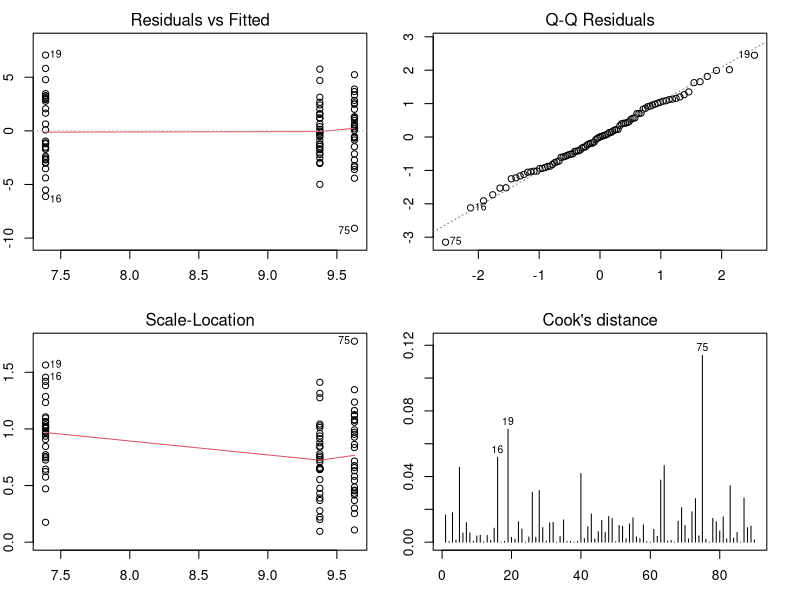
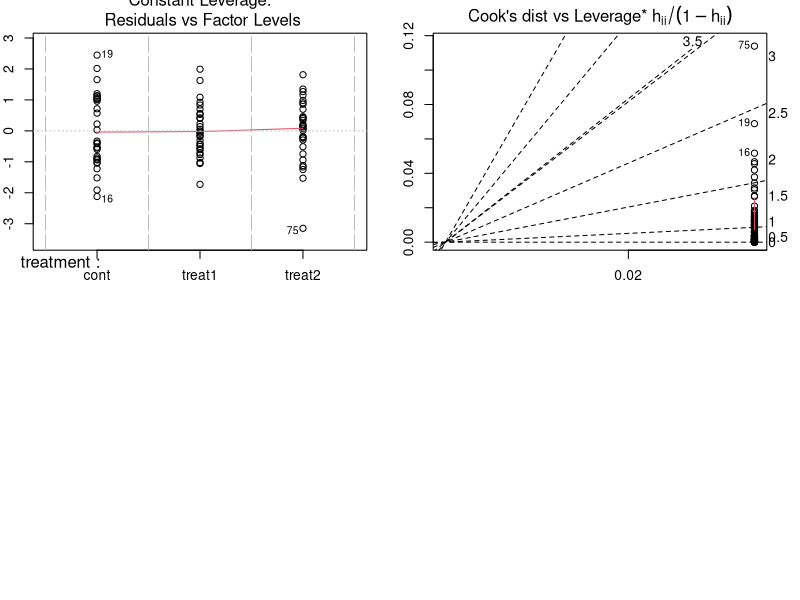
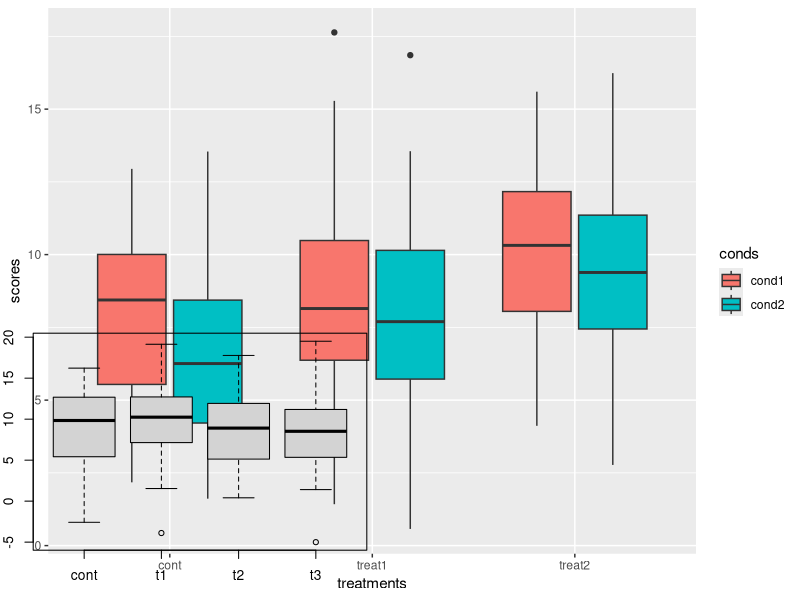
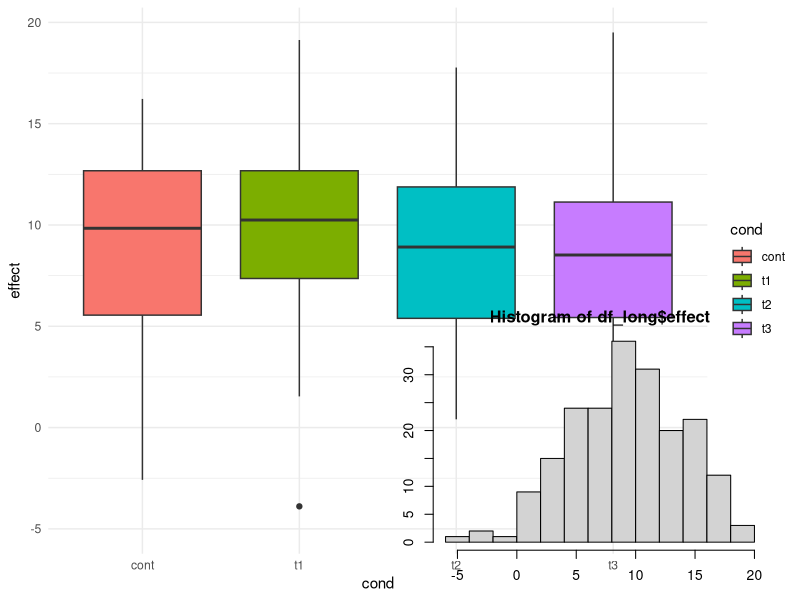
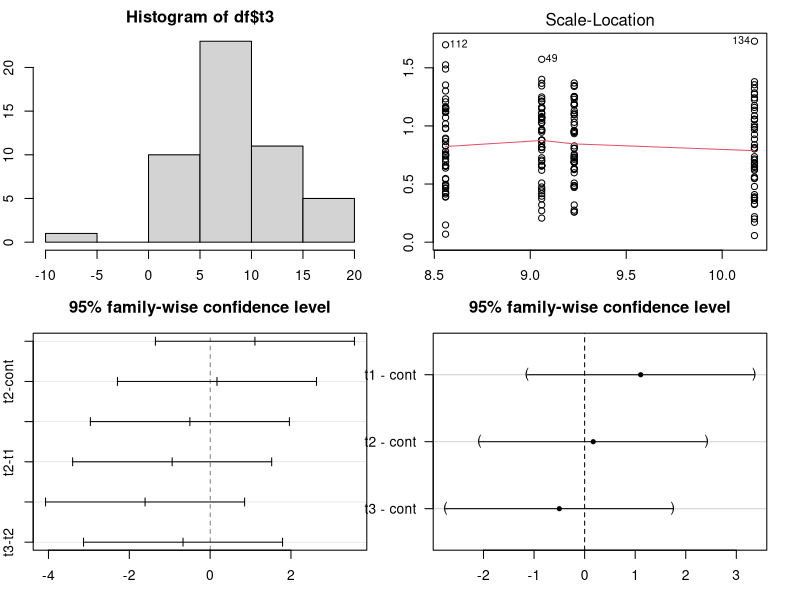

Here is the R script that generated these plots, in order:
################################################################
#####           Run Through of Basic statistics            #####
###

#   Clear memory and environment
rm(list = ls(all.names = TRUE))
gc()

#   Libraries needed
library(tidyverse)
library(multcomp)
library(car) 
library(rstatix)

#   Create a data set (data frame) for analysis
df <- data.frame(subj = paste("subject", 1:30, sep = "_"),
                 cont = rnorm(30, 7, 3),
                 treat1 = rnorm(30, 8.5, 3),
                 treat2 = rnorm(30, 9.25, 3))
df
str(df)

df_n <- apply(df[ , 2:4], 2, length)
df_mean <- apply(df[ , 2:4], 2, mean)
df_median <- apply(df[ ,2:4], 2 ,median)
df_sd <- apply(df[ , 2:4], 2, sd)
df_se <- (apply(df[ , 2:4], 2, sd)/sqrt(df_n))
rbind(df_n, df_mean, df_median, df_sd,df_se)
apply(df[ , 2:4], 2, summary)

#   Wrangle data to tidy format
df |> head()
df_long <- df |> 
    pivot_longer(
        col = 2:4,
        names_to = "treatment", 
        values_to = "effect"
    )
head(df_long)

#   Summary Stats using tidy data set
df_long|> 
    group_by(treatment) |> 
        summarize(
            count = n(),
            mean_val = mean (effect, na.rm = TRUE), 
            median_val = median(effect, na.rm = TRUE), 
            sd_val  = sd(effect, na.rm = TRUE),
            se_val  = sd_val/sqrt(count)
     )

#   Newer method using list() functions to reduce the number
#       of line of code 
df_long |>  
    group_by(treatment) |> 
    summarize(across(effect,
        list(count = length, mean_val = mean, sd_val = sd)
    ))
#   The across() allows for multiple dependent values  to be
#       analyzed. Note it labels the dependent values to be 
#       distinguished.
###

# Graphical presentation of the data




#   One-Way Anova analysis of data 
model_df_aov <- aov(effect ~ treatment, df_long)
summary(model_df_aov)

#   Diagnostic graphs examining of the model analysis 
par(mfrow = c(2, 2))
par(mar = c(3, 2,2,2))
plot(model_df_aov, which = 1:4)

#   Plot 1 - Residuals vs Fitted Residuals: homoscedasticity ~
#       relationship between response and predictors.Points 
#       should be randomly distributed around the zero line and
#       fit should be at zero (horizontal).

#   Plot2 - Q-Q Plot: normality ~ Points fit the line for 
#       quantile vs 




plot(model_df_aov, which = 5:6)


#   Margin default is c(5.1, 4.1, 4.1, 2.1).
# Create data set for standard two way anova 



# ploting methods:
#interaction.plot(independent variable1, independent variable 2, 
#                dependent variable, main = "###", xlab = "##",
#                  ylab = " ", trace.label = "### treatment")

#
#

#   Data creation for two-way factorial ANOVA
df1 <- data.frame(subj = (rep(paste("subject", 1:50, sep = "_"),
                             time = 2)),
                 conds = rep(c("cond1", "cond2"), c(50, 50)),
                 cont = rnorm(100, 7, 3),
                 treat1 = rnorm(100, 8.5, 3),
                 treat2 = rnorm(100, 9.25, 3))
df1 |> head()

df_long1 <- pivot_longer(df1, 
    cols = 3:5,
    names_to = "treatments", 
    values_to = "scores"
)
head(df_long1)
ggplot(data = df_long1, aes(
    x = treatments, y = scores, fill = conds, )) + 
    geom_boxplot()
tail(df1)
model_aov1 <- aov(scores ~ conds * treatments + 
        Error(subj/(conds * treatments)), df_long1)

summary(model_aov1)
str(model_aov1)

model_aov1$`subj:conds:treatments`[1]

rep(1:4, each = 2) # Returns: 1 1 2 2 3 3 4 4
rep(1:4, 2) # Retuns: 1 2 3 4 1 2 3 4
rep(1:4, c(2, 2, 2, 2)) # Returns:  1 1 2 2 3 3 4 4
rep(1:4, c(2,3,4, 5)) # Returns: 1 1 2 2 2 3 3 3 3 4 4 4 4 4
rep(1:4, each = 2, times = 2)
                    # Returns: 1 1 2 2 3 3 4 4 1 1 2 2 3 3 4 4
rep(1:4, each = 2, length.out = 4) 
                    # Returns only the 4 digits 1 1 2 2

rep(1, 40*(1-.8)) # Returns:  1 1 1 1 1 1 1 ; 7 items returned not 8
rep(1, 40*(1-.8)+1e-7) # Returns: 1 1 1 1 1 1 1 1; 8 items.       
######

df <- matrix(rnorm(200, 10, 5), nrow = 50)
df <- as.data.frame(df)
class(df)
summary(df)
apply(df, 2, sd)
colnames(df) <- c("cont", "t1", "t2", "t3")
df
boxplot(df)

df_long <- pivot_longer(df,
             cols = 1:4,
             names_to = "cond",
             values_to = "effect")
df_long$cond <- as.factor(df_long$cond)

ggplot(df_long, aes(x = cond, y = effect)) +
    geom_boxplot(aes(fill = cond)) +
    theme_minimal()

model_aov <- aov(effect ~ cond, df_long)
summary(model_aov)
hist(df_long$effect)
hist(df$t3)
plot(model_aov, which = 3)
Tuk_mod_aov <- TukeyHSD(model_aov)
Tuk_mod_aov

plot(Tuk_mod_aov)


##  Dunnett test
glht(model_aov, linfct = mcp(cond = "Dunnett"))
summary(glht(model_aov, linfct = mcp(cond = "Dunnett")))
plot(glht(model_aov, linfct = mcp(cond = "Dunnett")))


################################################################

set.seed(123)
subject <- factor(1:10)
condition <- factor(rep(c("A", "B", "C"), each = 10))
score <- c(rnorm(10, mean = 15), rnorm(10, mean = 16), 
           rnorm(10, mean = 17))

# Creating a data frame
data <- data.frame(subject = rep(subject, 3), 
                   condition = condition, score = score)

paste("subject", 1:10, sep =  "_")
